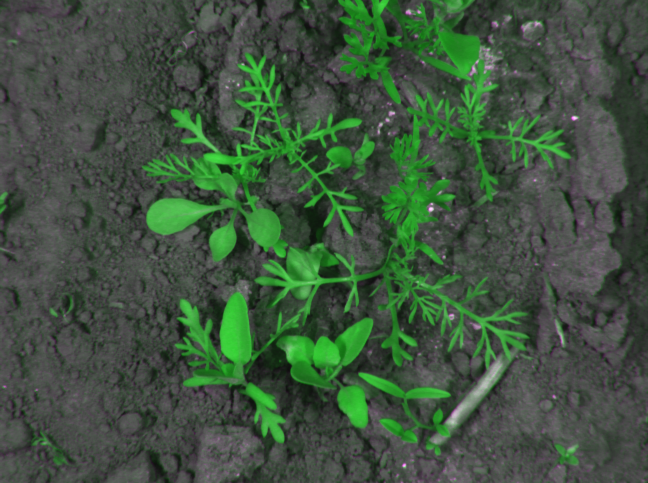
#> input picture CWFID/images/001_image.png, 1296 x 966 px (shown at 1/2 size)
$ python -i vegetation.py   (imports and definitions only)
#> lines starting #> are read from the running program, lines starting #| are printed output that depends on the picture; after the words box and inside, x2 and y2 are one past the last pixel; in counts of white or black regions, pixels touching at a corner belong together
#> further down, picture is the input picture: shape (966, 1296, 3); mean R, G, B 62.8, 83.4, 62.8
from typing import cast

import cv2
import numpy as np
from numpy.typing import NDArray

from .engine_types import BinaryMask, FloatImage, RGBImage
from .params import DEFAULT_PARAMS, ClassicalParams

# Image format constants
RGB_CHANNELS = 3
RGB_DIM = 3

# HSV vegetation filtering thresholds
HSV_HUE_MIN = 30
HSV_HUE_MAX = 90
HSV_SATURATION_MIN = 30
HSV_VALUE_MIN = 30

# Fixed ExG range for Otsu threshold scaling.
_EXG_LO = -0.5
_EXG_HI = 1.0


def excess_green(rgb: RGBImage) -> FloatImage:
    """
    Calculate Excess Green (ExG) using chromatic coordinates.

    Input:
        RGB image: (H, W, 3), uint8

    Output:
        ExG map: (H, W), float32
    """
    if rgb.ndim != RGB_DIM or rgb.shape[2] != RGB_CHANNELS:
        raise ValueError("Expected RGB image with shape (H, W, 3)")

    image = rgb.astype(np.float32)

    # Normalize RGB channels.
    channel_sum = image.sum(axis=2) + 1e-6
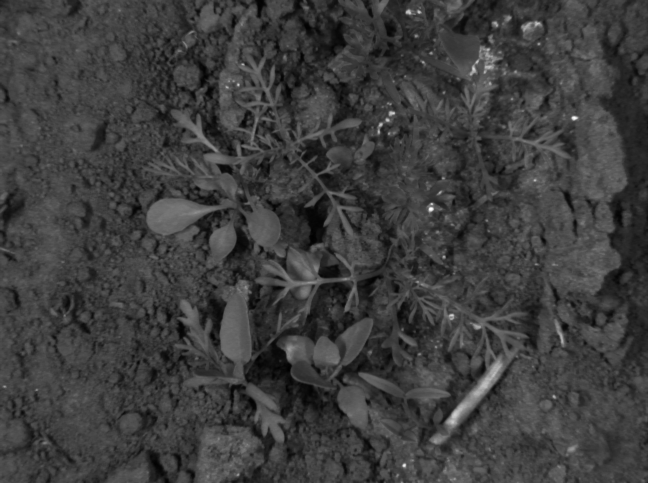
#> channel_sum: shape (966, 1296) float32 (shown at 1/2 size); min 41, max 730, mean 208.9; drawn with min black and max white

    r = image[..., 0] / channel_sum
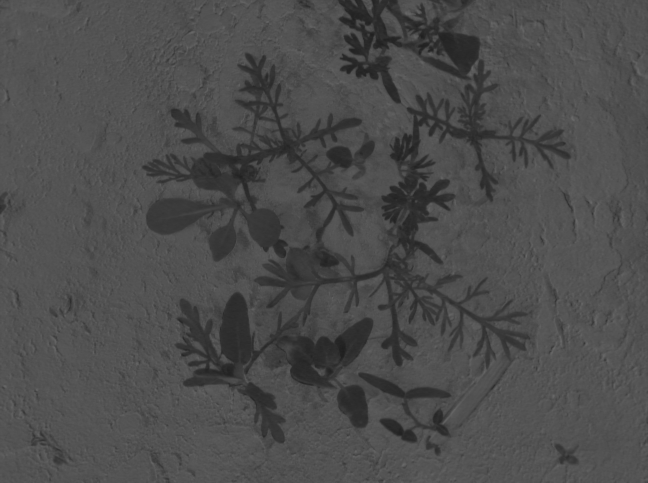
#> r: shape (966, 1296) float32 (shown at 1/2 size); min 0.111, max 0.419, mean 0.301
    g = image[..., 1] / channel_sum
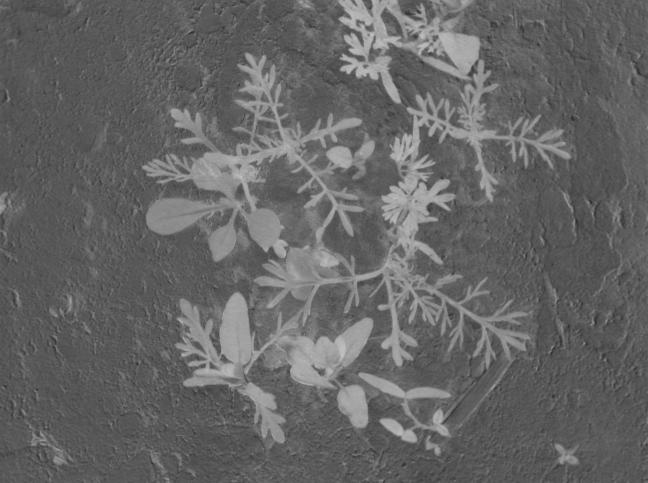
#> g: shape (966, 1296) float32 (shown at 1/2 size); min 0.162, max 0.778, mean 0.398
    b = image[..., 2] / channel_sum

    # Excess Green index.
    exg = 2.0 * g - r - b
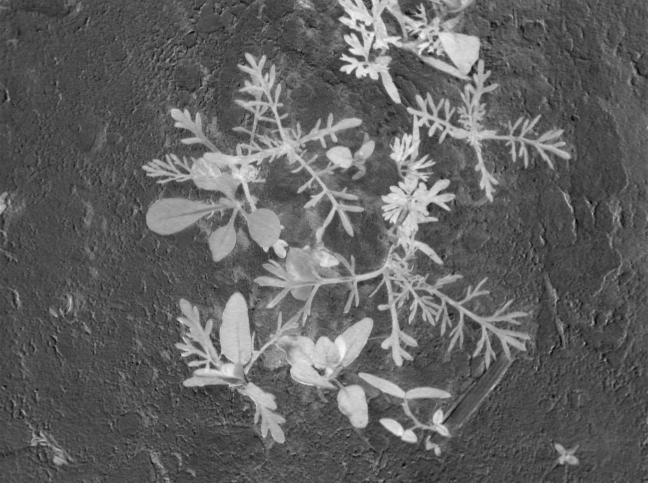
#> exg: shape (966, 1296) float32 (shown at 1/2 size); min -0.515, max 1.33, mean 0.193; drawn with min black and max white

    return exg.astype(np.float32)


def vegetation_mask(
    rgb: RGBImage,
    p: ClassicalParams = DEFAULT_PARAMS,
) -> BinaryMask:
    """
    Generate a binary vegetation mask.

    Returns:
        255 = vegetation
        0   = background / soil

    """
    if rgb.dtype != np.uint8:
        raise ValueError("Expected RGB image with dtype uint8")

    if rgb.ndim != RGB_DIM or rgb.shape[2] != RGB_CHANNELS:
        raise ValueError("Expected RGB image with shape (H, W, 3)")

    # 1. Calculate Excess Green.
    exg = excess_green(rgb)

    # 2. Scale ExG to 8-bit range for Otsu thresholding.
    exg_u8 = np.clip(
        (exg - _EXG_LO) / (_EXG_HI - _EXG_LO) * 255.0,
        0,
        255,
    ).astype(np.uint8)
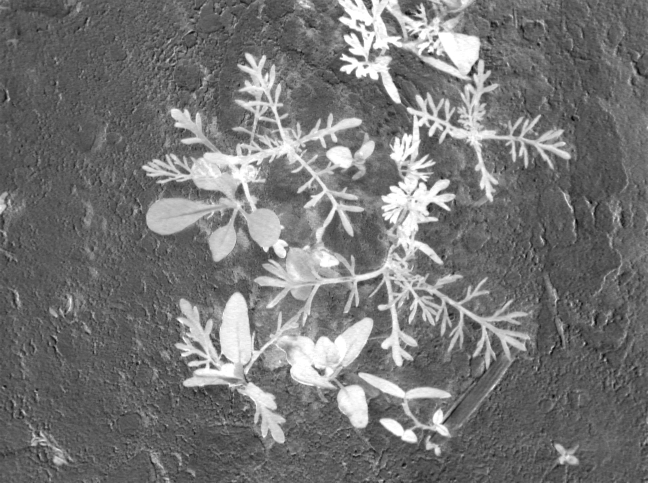
#> exg_u8: shape (966, 1296) (shown at 1/2 size); min 0, max 255, mean 117.2

    # 3. Calculate automatic threshold using Otsu.
    otsu_value, _ = cv2.threshold(
        exg_u8,
        0,
        255,
        cv2.THRESH_BINARY + cv2.THRESH_OTSU,
    )
#> otsu_value = 153

    # Convert threshold back to original ExG scale.
    otsu_threshold = otsu_value / 255.0 * (_EXG_HI - _EXG_LO) + _EXG_LO
#> otsu_threshold = 0.4

    # Apply minimum threshold floor.
    threshold = max(otsu_threshold, p.min_exg)
#> threshold = 0.4

    # 4. Identify vegetation pixels.
    vegetation = exg > threshold
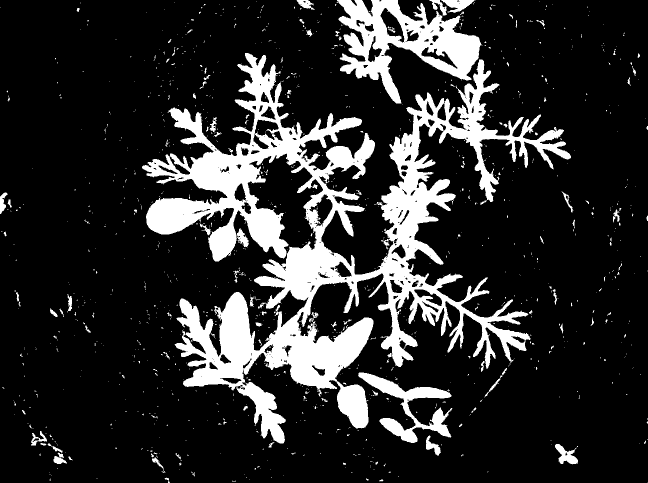
#> vegetation: shape (966, 1296) bool (shown at 1/2 size); 17.6% white; 1217 white regions (1100 under 20 px), largest, box (x1, y1, x2, y2) and area: (284, 106, 1142, 887) 174339, (673, 0, 965, 207) 24999, (716, 745, 905, 886) 7641

    # 5. Optional HSV filtering.
    if p.use_hsv:
        hsv = cast(
            "NDArray[np.uint8]",
            cv2.cvtColor(rgb, cv2.COLOR_RGB2HSV),
        )

        h = hsv[..., 0]
        s = hsv[..., 1]
        v = hsv[..., 2]

        vegetation &= (
            (h >= HSV_HUE_MIN)
            & (h <= HSV_HUE_MAX)
            & (s >= HSV_SATURATION_MIN)
            & (v >= HSV_VALUE_MIN)
        )

    mask: BinaryMask = vegetation.astype(np.uint8) * 255

    # 6. Morphological opening to remove small noise.
    kernel = np.ones(
        (p.open_kernel, p.open_kernel),
        dtype=np.uint8,
    )

    mask = cast(
        "BinaryMask",
        cv2.morphologyEx(
            mask,
            cv2.MORPH_OPEN,
            kernel,
        ),
    )
#> mask: shape (966, 1296); 17% white; 172 white regions (92 under 20 px), largest, box (x1, y1, x2, y2) and area: (284, 106, 1142, 887) 171783, (674, 0, 962, 207) 24878, (717, 745, 903, 886) 7573

    # 7. Remove tiny connected components.
    min_pixels = max(
        8,
        int(p.min_area_frac * mask.size),
    )
#> min_pixels = 12

    num_labels, labels, stats, _ = cv2.connectedComponentsWithStats(
        (mask > 0).astype(np.uint8),
        connectivity=8,
    )
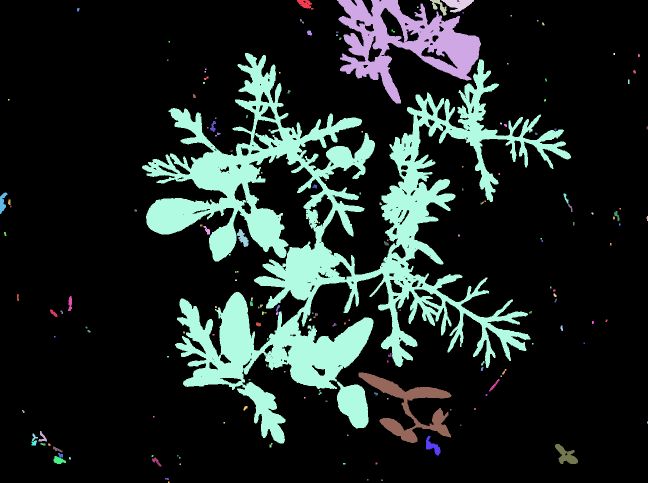
#> labels: shape (966, 1296) int32 (shown at 1/2 size); 173 distinct labels, from 0 to 172; one colour per label, 0 black
#> num_labels = 173; stats = 173 rows, first 6: [0, 0, 1296, 966, 1039263], [594, 0, 33, 19, 353], [674, 0, 288, 207, 24878], [860, 0, 33, 31, 408], [883, 0, 65, 25, 901], [834, 13, 3, 3, 9]

    labels = cast("NDArray[np.int32]", labels)

    # Background is label 0.
    keep = np.zeros(num_labels, dtype=bool)

    keep[1:] = stats[1:, cv2.CC_STAT_AREA] >= min_pixels

    cleaned_mask: BinaryMask = keep[labels].astype(np.uint8) * 255

    return cleaned_mask

>>> import cv2
>>> picture = cv2.cvtColor(cv2.imread('../../../CWFID/images/001_image.png'), cv2.COLOR_BGR2RGB)
>>> result = vegetation_mask(picture)

$ run again, on CWFID/images/002_image.png
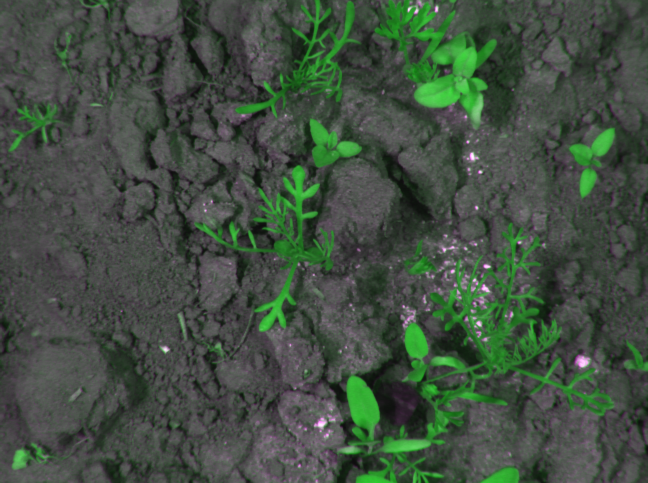
#> input picture CWFID/images/002_image.png, 1296 x 966 px (shown at 1/2 size)
#> picture is the input picture: shape (966, 1296, 3); mean R, G, B 65.2, 78.7, 65.2
#> in vegetation_mask, `exg_u8 = np.clip( (exg - _EXG_LO) / (_EXG_HI - _EXG_LO) * 255.0, 0, 25..`:
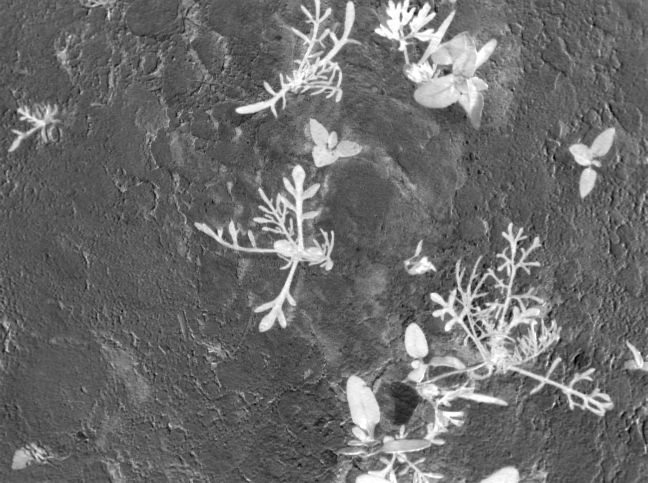
#> exg_u8: shape (966, 1296) (shown at 1/2 size); min 0, max 255, mean 107.3
#> otsu_value = 148
#> otsu_threshold = 0.371
#> vegetation: shape (966, 1296) bool; 12.1% white; 1564 white regions (1389 under 20 px), largest, box (x1, y1, x2, y2) and area: (677, 445, 1227, 966) 52046, (749, 0, 994, 238) 25806, (389, 328, 668, 664) 18422
#> labels: shape (966, 1296) int32; 260 distinct labels, from 0 to 259
#> num_labels = 260; stats = 260 rows, first 6: [0, 0, 1296, 966, 1109956], [176, 0, 6, 4, 19], [183, 0, 33, 14, 245], [218, 1, 13, 7, 56], [471, 0, 251, 235, 13832], [749, 0, 245, 236, 25493]
#> in vegetation_mask, `cleaned_mask: BinaryMask = keep[labels].astype(np.uint8) * 255`:
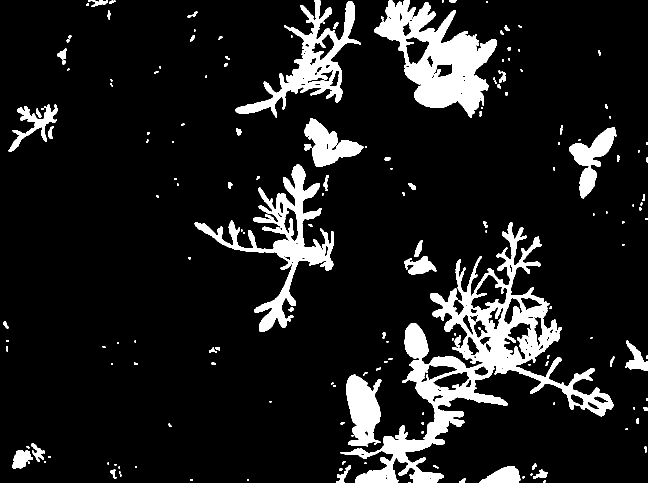
#> cleaned_mask: shape (966, 1296) (shown at 1/2 size); 11.3% white; 177 white regions (66 under 20 px), largest, box (x1, y1, x2, y2) and area: (681, 445, 1227, 966) 51109, (749, 0, 994, 236) 25493, (389, 329, 668, 664) 18223

$ run again, on CWFID/images/003_image.png
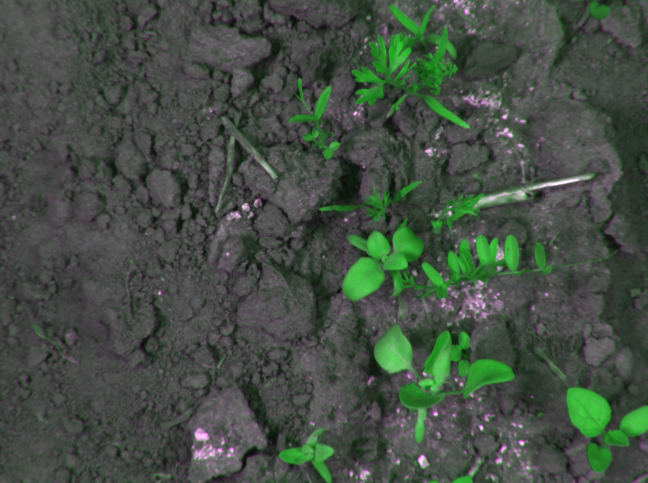
#> input picture CWFID/images/003_image.png, 1296 x 966 px (shown at 1/2 size)
#> picture is the input picture: shape (966, 1296, 3); mean R, G, B 68.6, 79.1, 68.6
#> in vegetation_mask, `exg_u8 = np.clip( (exg - _EXG_LO) / (_EXG_HI - _EXG_LO) * 255.0, 0, 25..`:
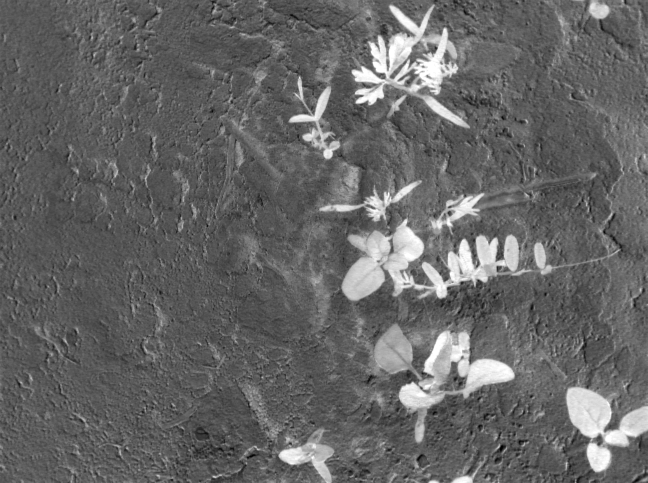
#> exg_u8: shape (966, 1296) (shown at 1/2 size); min 0, max 255, mean 101.7
#> otsu_value = 148
#> otsu_threshold = 0.371
#> vegetation: shape (966, 1296) bool; 8.7% white; 1198 white regions (1069 under 20 px), largest, box (x1, y1, x2, y2) and area: (684, 434, 1064, 601) 25995, (703, 9, 940, 256) 19569, (797, 659, 1030, 885) 16090
#> in vegetation_mask, `num_labels, labels, stats, _ = cv2.connectedComponentsWithStats( (mask..`:
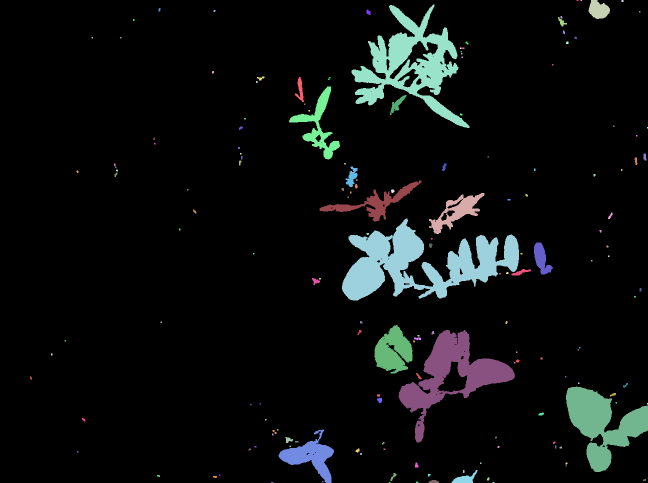
#> labels: shape (966, 1296) int32 (shown at 1/2 size); 164 distinct labels, from 0 to 163; one colour per label, 0 black
#> num_labels = 164; stats = 164 rows, first 6: [0, 0, 1296, 966, 1149951], [1153, 0, 4, 2, 8], [1161, 0, 3, 2, 6], [1177, 0, 43, 38, 1149], [1243, 0, 4, 4, 16], [703, 9, 236, 247, 19448]
#> cleaned_mask: shape (966, 1296); 8.1% white; 116 white regions (50 under 20 px), largest, box (x1, y1, x2, y2) and area: (684, 437, 1038, 601) 25559, (703, 9, 939, 256) 19448, (797, 660, 1030, 885) 16010

$ run again, on CWFID/images/004_image.png
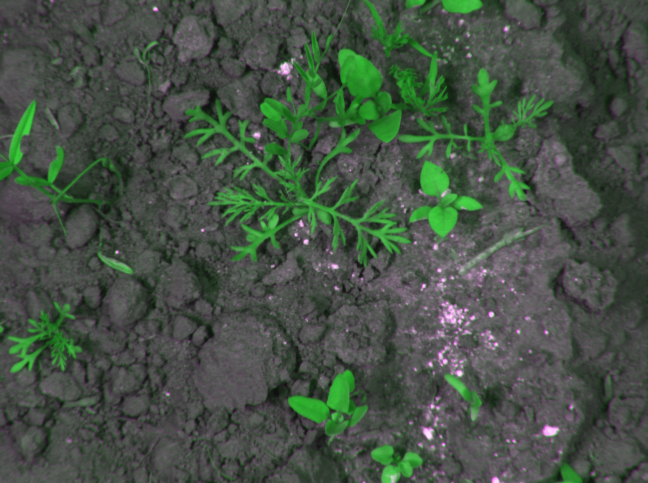
#> input picture CWFID/images/004_image.png, 1296 x 966 px (shown at 1/2 size)
#> picture is the input picture: shape (966, 1296, 3); mean R, G, B 69.1, 81.7, 69.1
#> otsu_value = 145
#> otsu_threshold = 0.353
#> vegetation: shape (966, 1296) bool; 12% white; 1307 white regions (1158 under 20 px), largest, box (x1, y1, x2, y2) and area: (369, 0, 1107, 535) 89311, (0, 199, 242, 469) 10202, (576, 739, 736, 872) 9535
#> labels: shape (966, 1296) int32; 231 distinct labels, from 0 to 230
#> num_labels = 231; stats = 231 rows, first 6: [0, 0, 1296, 966, 1110278], [418, 0, 494, 534, 66999], [811, 0, 55, 28, 888], [883, 0, 84, 28, 1905], [970, 0, 9, 10, 57], [987, 0, 10, 8, 52]
#> in vegetation_mask, `cleaned_mask: BinaryMask = keep[labels].astype(np.uint8) * 255`:
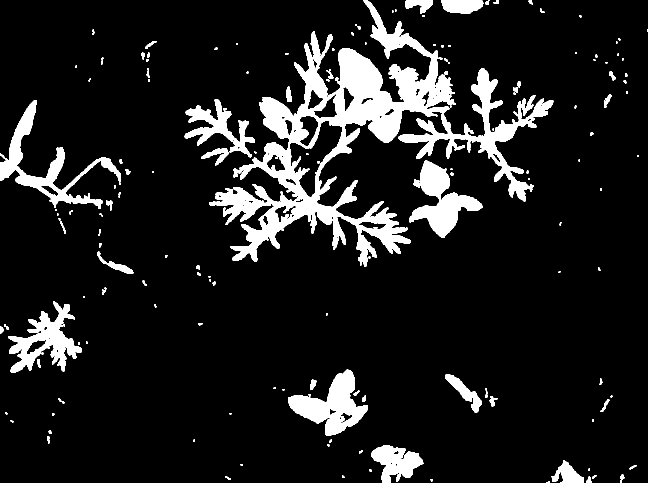
#> cleaned_mask: shape (966, 1296) (shown at 1/2 size); 11.3% white; 169 white regions (62 under 20 px), largest, box (x1, y1, x2, y2) and area: (418, 0, 912, 534) 66999, (797, 136, 1107, 403) 15093, (0, 200, 242, 418) 9883
